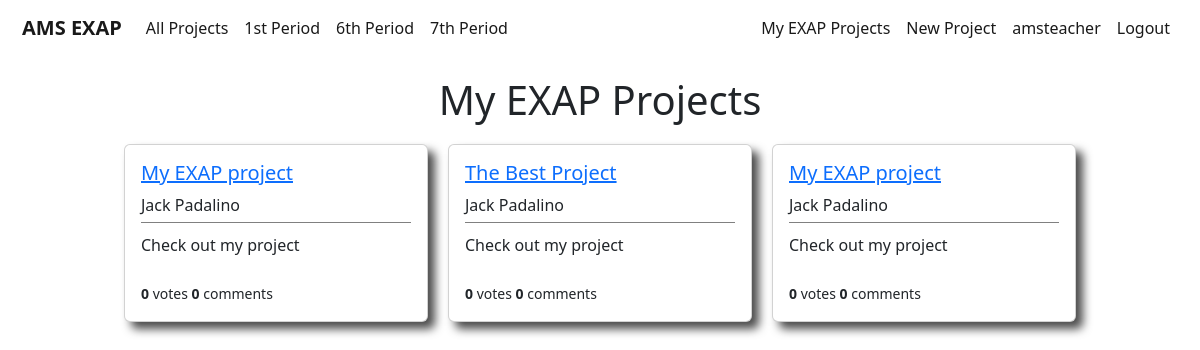
The page /users/myprojects/1/ (signed in) on the database its author committed.
### users/models.py (models this page shows, shortened)
class Project(models.Model):
    student = models.ForeignKey(User,on_delete=models.CASCADE)
    period = models.IntegerField(choices=periods,default=1)
    liked = models.ManyToManyField(User,default=None,blank=True,related_name='likes')
    video = models.CharField(max_length=1000,default=None,blank=True)
    title = models.CharField(max_length=50,default='My EXAP project')
    blurb = models.CharField(max_length=100,default='Check out my project')
    description = models.TextField(default="I haven't written my project description yet, but trust me it will be awesome!")

### users/views.py (the view)
# urls.py: path('myprojects/<int:user_id>/',MyProjectsListView.as_view(),name='users-myprojects'),
class MyProjectsListView(LoginRequiredMixin,ListView):
    model = Project
    template_name = 'users/myprojects.html'
    context_object_name = 'projects'
    def get_queryset(self):
        user = get_object_or_404(User,id=self.kwargs.get('user_id'))
        projects = Project.objects.filter(student=user)
        return projects

### users/templates/users/myprojects.html
{% extends 'main/base.html' %}
{% block content %}
<div class='page-title'>
    <h1>My EXAP Projects</h1>
</div>
{% if user.is_authenticated %}
    <div class='container'>
        {% for project in projects %}
            <div class="card project-card" style="width: 19rem;">
                <div class="card-body project-card-body">
                    <h5><a class="article-title" href="{% url 'project-details' project.pk %}">{{ project.title }}</a></h5>
                    <h8 class="card-title project-card-student">{{ project.student.first_name }} {{ project.student.last_name }}</h8>
                    <div class='project-card-blurb'>
                        <p class="card-text project-card-text">{{ project.blurb }}</p>
                    </div>
                    <br>
                    <small><b>{{ project.liked.all.count }}</b> votes <b>{{ project.comments.all.count }}</b> comments</small>
                </div>
            </div>
        {% endfor %}
    </div>
{% endif %}
{% endblock content %}

### main/templates/main/base.html (shortened to what this page needs)
{% load static %}
<!doctype html>
<html lang="en">
<head>
    <link href="https://cdn.jsdelivr.net/npm/bootstrap@5.2.0-beta1/dist/css/bootstrap.min.css" rel="stylesheet"
>
    <link rel="stylesheet" type="text/css" href="{% static 'main/main.css' %}">
</head>
<body>
    <nav class="navbar navbar-expand-md navbar-light">
        <div class="container-fluid">
            <a class="navbar-brand" href="{% url 'main-home' %}"><b>AMS EXAP</b></a>
            <div class="collapse navbar-collapse" id="navbarSupportedContent">
                <ul class="navbar-nav me-auto mb-2 mb-lg-0">
                    {% if user.is_authenticated %}
                    <li class="nav-item">
                        <a class="nav-link active" href="{% url 'users-studentprojects' %}">All Projects</a>
                    </li>
                    <li class="nav-item">
                        <a class="nav-link active" href="{% url 'users-firstperiodprojects' %}">1st Period</a>
                    </li>
                    <li class="nav-item">
                        <a class="nav-link active" href="{% url 'users-sixthperiodprojects' %}">6th Period</a>
                    </li>
                    <li class="nav-item">
                        <a class="nav-link active" href="{% url 'users-seventhperiodprojects' %}">7th Period</a>
                    </li>
                    {% endif %}
                </ul>
            </div>
            <div class='navbar-nav'>
                {% if user.is_authenticated %}
                <a class="nav-link active" aria-current="page" href="{% url 'users-myprojects' user.id %}">My EXAP
                    Projects</a>
                <a class="nav-link active" aria-current="page" href="{% url 'create-project' %}">New Project</a>
                <a class="nav-link active" aria-current="page" href="{% url 'users-profile' %}">{{ user.username }}</a>
                <a class="nav-link active" aria-current="page" href="{% url 'users-logout' %}">Logout</a>
                {% else %}
                <a class="nav-link active" aria-current="page" href="{% url 'users-login' %}">Login</a>
                <a class="nav-link active" aria-current="page" href="{% url 'users-register' %}">Register</a>
                {% endif %}
            </div>
        </div>
    </nav>
    <main role="main" class='page-content'>
        {% block content %}
        {% endblock %}
    </main>
    <br><br><br><br>
</body>
</html>

### main/static/main/main.css (style rules this page uses)
body { background-color:white; }
.navbar { background-color:white; padding-left:10px; padding-right:10px; margin-bottom:20px; }
.page-content { margin-left:20px; margin-right:20px; }
.page-title { margin-bottom:20px; text-align:center; }
.project-card { box-shadow: 7px 7px 10px rgb(75, 75, 75); }
.project-card-blurb { margin-top:5px; padding-top:10px; border-top: 1px solid grey; }
.container { display:flex; flex-wrap:wrap; justify-content:center; row-gap:20px; column-gap:20px; }

### rows shown on the page
Project: title "My EXAP project", student.first_name "Jack", student.last_name "Padalino", blurb "Check out my project", liked.all.count "0", comments.all.count "0"
Project: title "The Best Project", student.first_name "Jack", student.last_name "Padalino", blurb "Check out my project", liked.all.count "0", comments.all.count "0"
Project: title "My EXAP project", student.first_name "Jack", student.last_name "Padalino", blurb "Check out my project", liked.all.count "0", comments.all.count "0"

### other values the page prints
{{ user.username }} "amsteacher"
